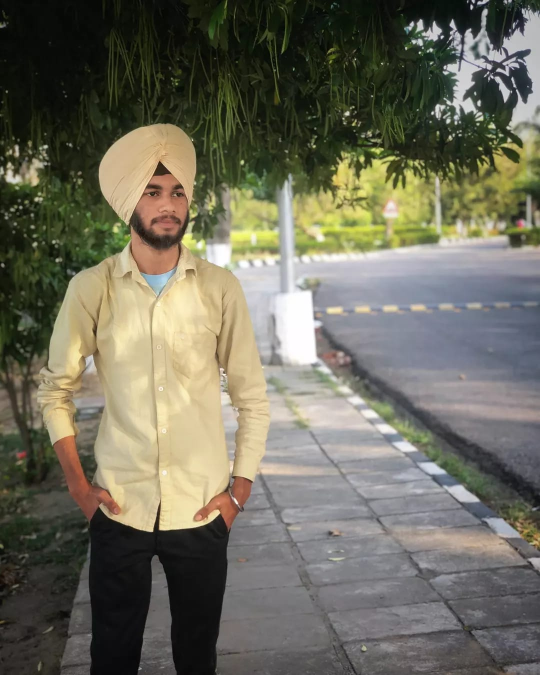
%> input picture 21126010 Assign-0/fig1.jpeg, 1080 x 1350 px (shown at 1/2 size)
$ octave ans10.m   (GNU Octave 9; MATLAB toolbox functions it lacks are replaced by stand-ins)
%> lines starting %> are read from the running program, lines starting %| are printed output that depends on the picture
% Answer-10

clc
clear all
close all
fig1=imread('fig1.jpeg');
%> fig1 is the input picture: size 1350x1080x3 uint8; mean R, G, B 110.4, 108.2, 92.9
os=size(fig1)
%> os = [1350 1080 3]
pause
figure
imshow(fig1)
pause

%reducing size to half
fig2=imresize(fig1,0.5);
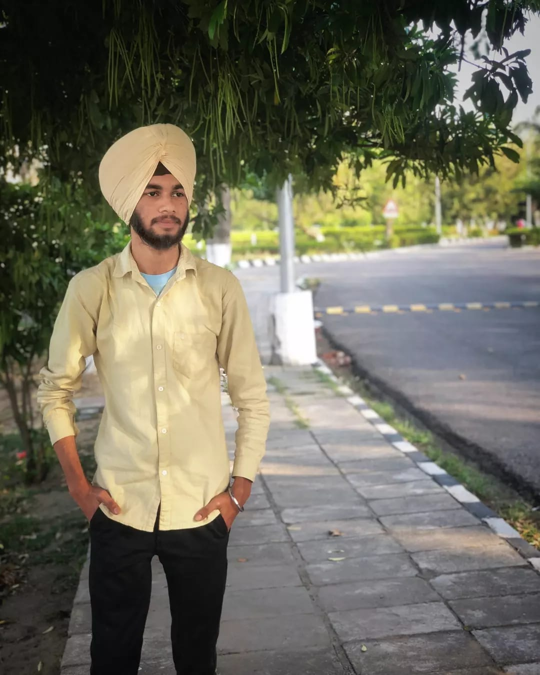
%> fig2: size 675x540x3 uint8; mean R, G, B 110.4, 108.3, 92.9
size(fig2)
%> ans = [675 540 3]
figure
imshow(fig2)
pause

%10.2 convertig to greaay scale image
fig3=rgb2gray(fig1);
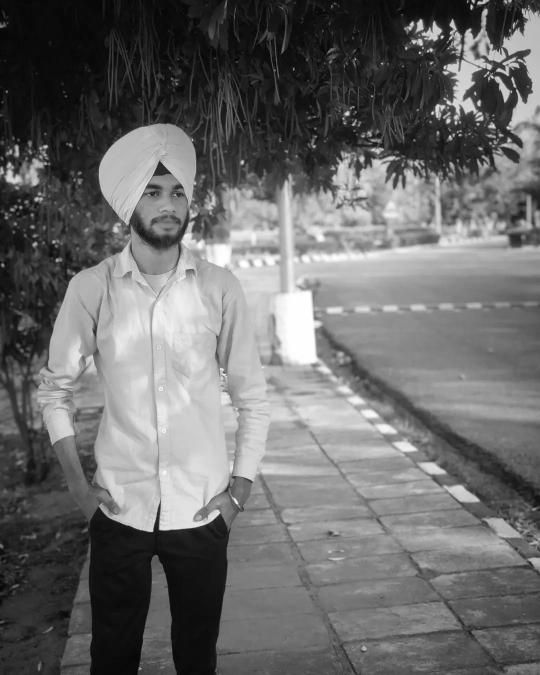
%> fig3: size 1350x1080 uint8 (shown at 1/2 size); min 0, max 255, mean 107.1
figure
imshow(fig3)
graysize=size(fig3)
%> graysize = [1350 1080]
pause

%10.3 one dimensional pixel
a=reshape(fig3,1,os(1)*os(2));
size_a=size(a)
%> size_a = [1 1458000]

%10.4 1D array to grayscale
fig4=reshape(a,[graysize(1),graysize(2)]);
fig4size= size(fig4)
%> fig4size = [1350 1080]
figure
imshow(fig4)
pause

% 10.5 gray scale to colored
fig5 = cat(3, fig4, fig4, fig4);
fig5size = size(fig5);
%> fig5size = [1350 1080 3]

figure
imshow(fig5)
